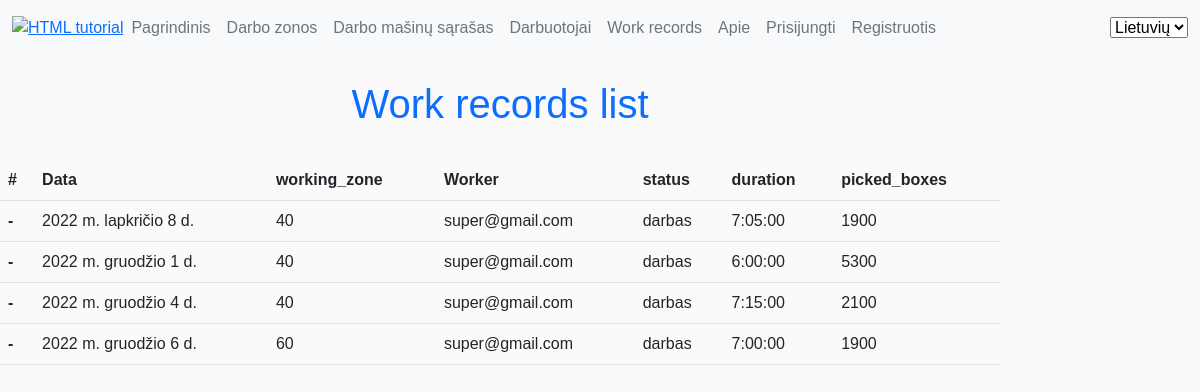
/lm/work_records/, run on the app's committed database.
### lm/models.py (models this page shows, shortened)
class Darbo_laiko_irasai(models.Model):
    data = models.DateField(_('Date of working record'), help_text='kada dirbta', null=True, blank=True)
    working_zone = models.ForeignKey('Darbo_zona_sandelyje', max_length=80, null=True, on_delete=models.SET_NULL)
    darbuotojas = models.ForeignKey('MyUser',max_length=100, null=True, on_delete=models.SET_NULL)
    work_status = (
        ('darbas','darbas'),
        ('pertrauka','pertrauka'),
        ('pietu pertrauka','pietu pertrauka'))
    status = models.CharField(_('Type of working record'), help_text='Darbo grafiko laiko tipas', max_length=40, choices= work_status, default='darbas', blank=True)
    duration = models.CharField(_('Duration'), help_text='darbo iraso trukme', null=True, blank=True, default=dt.timedelta(hours=7), max_length=20)
    picked_boxes = models.IntegerField(_('Picked boxes per duration'), help_text='Surinkta deziu per irasa', null=True, blank=True,default='0')
    class Meta:
        ordering = ['data']
        verbose_name = _("Working record")
        verbose_name_plural = _("Working records")

class Darbo_zona_sandelyje (models.Model):
    zone_choices = (
        ('20','20 - HR'),
        ('40','40 - MOPRO'),
        ('41', '41 - Pienas'),
        ('60', '60 - TIKO'),
        ('61', '61 - BakeOff'),
        ('70', '70 - Fruits'),
        ('50', '50 - Mėsa'),
        ('90', '90 - NonFood')
        )
    zone_code = models.CharField(_('Working zone code'), max_length=80, choices=zone_choices, default='40', help_text='Darbo zona sandėlyje',
    blank=True, unique=True)
    zone_description=models.CharField(_('Description'), max_length=80, help_text='Zonos aprasymas pvz 60-Tiko')
    class Meta:
        ordering = ['zone_code']
        verbose_name = _("Working zone")
        verbose_name_plural = _("Working zones")
    def __str__(self):
        return f'{self.zone_code}'

class MyUser(AbstractBaseUser):
    email = models.EmailField(
        verbose_name='email address',
        max_length=255,
        unique=True,
    )
    date_of_birth = models.DateField(null=True, blank=True,)
    is_active = models.BooleanField(default=True)
    is_admin = models.BooleanField(default=False)
    objects = MyUserManager()
    USERNAME_FIELD = 'email'
    picker_code = models.CharField(_('Piker code'),help_text='rinkejo_kodas', max_length=3, unique=True)
    first_name = models.CharField(_('First name'),help_text='Vardas', max_length=80)
    last_name = models.CharField(_('Last name'),help_text='Pavardė', max_length=80)
    working_zone = models.ForeignKey('Darbo_zona_sandelyje',null=True, on_delete=models.SET_NULL)
    working_department_choices = (
        ('Vilniaus apsk', 'Vilniaus apsk'),
        ('Vilniaus regioninis sandėlys', 'Vilniaus regioninis sandėlys'),
        ('Kauno apsk', 'Kauno apsk'),
        ('Kauno regioninis sandėlys', 'Kauno regioninis sandėlys'),
        ('Klaipėdos apsk', 'Klaipėdos apsk'),
    )
    working_department = models.CharField(_('Working disctric or logistic warehouse'),max_length=80, choices=working_department_choices, default='Kauno regioninis sandėlys',
                                help_text='Kurioje (-iame) apskrityje/logistikos sandėlyje dirbate', blank=True)
    position_choices = (
        ('grupes vadovas','grupes vadovas'),
        ('grupes vadovo asistentas', 'grupes vadovo asistentas'),
        ('grupes vadovo asistentas', 'grupes vadovo asistentas'),
        ('prekiu komplektuotojas', 'prekiu komplektuotojas'))
    position = models.CharField(_('Working position'),max_length=80, choices=position_choices, default='prekiu komplektuotojas', help_text='Darbuotojo pareigos',blank=True)
    photo = models.ImageField(help_text='Darbuotojo foto arba avataras', upload_to='profile_pics', null=True, blank=True, default='default.png')
    working_since = models.DateField(_('Working since'),help_text='Darbo pradžia LIDL imoneje', null=True, blank=True)
    class Meta:
        ordering = ['last_name', 'first_name']
        verbose_name = _("Worker")
        verbose_name_plural = _("Workers")
    def __str__(self):
        return self.email

### lm/views.py (the view)
# urls.py: path('work_records/', views.work_records, name='work_records'),
def work_records(request):
    paginator = Paginator(Darbo_laiko_irasai.objects.all(), 10)
    page_number = request.GET.get('page')
    paged_work_records = paginator.get_page(page_number)
    context = {
        'work_records': paged_work_records
    }
    return render(request, 'lm/work_records.html', context=context)

### lm/templates/lm/work_records.html (shortened to what this page needs)
{% extends 'base.html' %}
{% load i18n %}
{% load static %}
{% block content %}
<h1 class="p-4 text-primary d-flex justify-content-center">{% trans "Work records list" %} </h1>
<table class="table ">
  <thead>
    <tr>
      <th scope="col">#</th>
      <th scope="col">Data</th>
      <th scope="col">working_zone</th>
      <th scope="col">Worker</th>
      <th scope="col">status</th>
       <th scope="col">duration</th>
      <th scope="col">picked_boxes</th>
    </tr>
  </thead>
  {% for record in work_records %}
  <tbody>
    <tr>
      <th scope="row">-</th>
      <td>{{record.data}}</td>
      <td>{{record.working_zone}}</td>
      <td>{{record.darbuotojas}}</td>
      <td>{{record.status}}</td>
      <td>{{record.duration}}</td>
      <td>{{record.picked_boxes}}</td>
    </tr>
  </tbody>
   {% endfor %}
</table>
{% endblock %}

### static/app.css (style rules this page uses)
body { background-color:#fafafa }
body { font-family:Arial,"MS Trebuchet",sans-serif }

### data on the page
Darbo_laiko_irasai: data "2022 m. lapkričio 8 d.", working_zone "40", darbuotojas "super@gmail.com", status "darbas", duration "7:05:00", picked_boxes "1900"
Darbo_laiko_irasai: data "2022 m. gruodžio 1 d.", working_zone "40", darbuotojas "super@gmail.com", status "darbas", duration "6:00:00", picked_boxes "5300"
Darbo_laiko_irasai: data "2022 m. gruodžio 4 d.", working_zone "40", darbuotojas "super@gmail.com", status "darbas", duration "7:15:00", picked_boxes "2100"
Darbo_laiko_irasai: data "2022 m. gruodžio 6 d.", working_zone "60", darbuotojas "super@gmail.com", status "darbas", duration "7:00:00", picked_boxes "1900"
